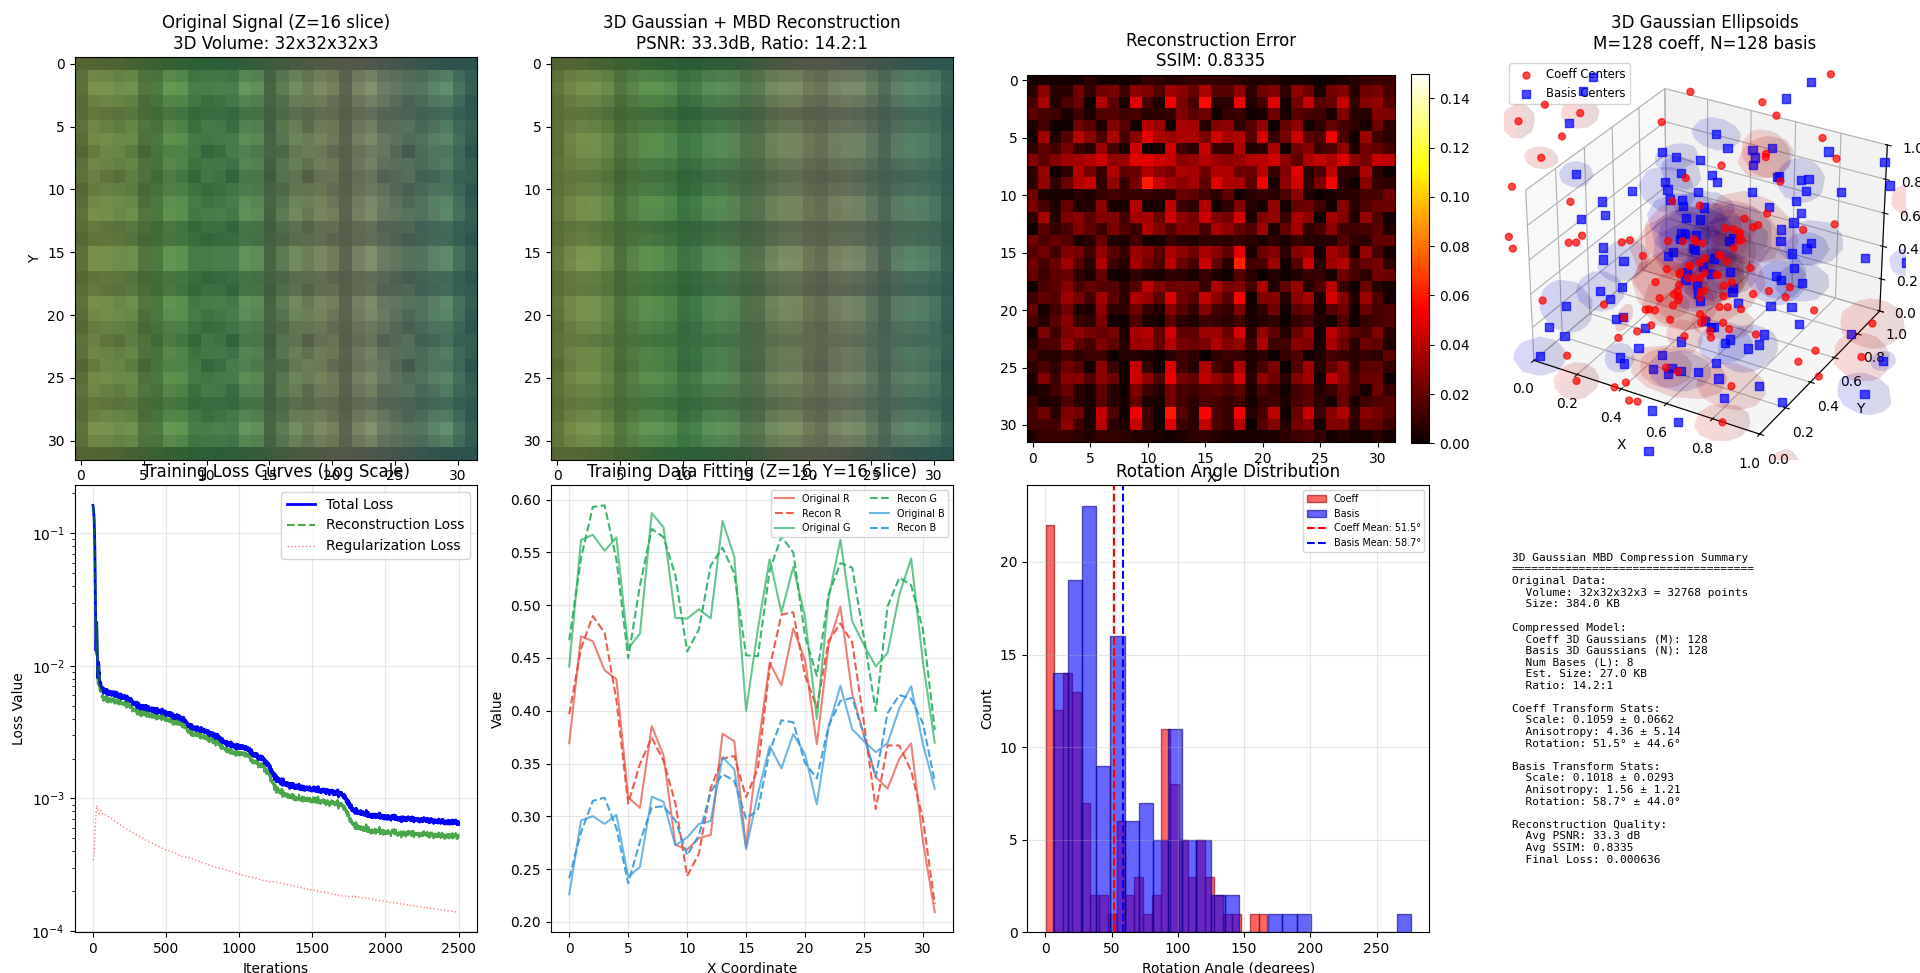

Here is the Python script that generated this plot:
import numpy as np
import torch
import torch.nn as nn
import torch.optim as optim
import matplotlib.pyplot as plt
from mpl_toolkits.mplot3d import Axes3D
from test_signal_3d import get_test_signal_by_name, get_all_test_signals

#运行指令：$env:Path = [Environment]::GetEnvironmentVariable("Path", "User") + ";" + [Environment]::GetEnvironmentVariable("Path", "Machine")
#python MBD.py 2>&1

# Set random seed for reproducibility
torch.manual_seed(42)
np.random.seed(42)

# ==================== 辅助函数：四元数与旋转矩阵 ====================
def quaternion_to_rotation_matrix(q):
    """
    将四元数转换为旋转矩阵 (3DGS标准实现)。
    q: [..., 4] 四元数 (w, x, y, z)
    返回: [..., 3, 3] 旋转矩阵
    """
    # 归一化四元数
    q = q / (torch.norm(q, dim=-1, keepdim=True) + 1e-8)
    w, x, y, z = q[..., 0], q[..., 1], q[..., 2], q[..., 3]

    # 构建旋转矩阵
    R = torch.stack([
        torch.stack([1 - 2*y*y - 2*z*z, 2*x*y - 2*w*z, 2*x*z + 2*w*y], dim=-1),
        torch.stack([2*x*y + 2*w*z, 1 - 2*x*x - 2*z*z, 2*y*z - 2*w*x], dim=-1),
        torch.stack([2*x*z - 2*w*y, 2*y*z + 2*w*x, 1 - 2*x*x - 2*y*y], dim=-1)
    ], dim=-2)
    return R

# ==================== Step 1: Construct 3D test data ====================
print("Step 1: Generating 3D test data...")

def create_test_signal_3d(grid_size=32, num_channels=3):
    """
    创建3D模拟光探针的测试信号。
    中等频率设计，目标PSNR 45-50dB。
    返回: 信号 [D, H, W, C]
    """
    x = torch.linspace(-1, 1, grid_size)
    y = torch.linspace(-1, 1, grid_size)
    z = torch.linspace(-1, 1, grid_size)
    X, Y, Z = torch.meshgrid(x, y, z, indexing='ij')
    R = torch.sqrt(X**2 + Y**2 + Z**2 + 1e-8)

    signal = torch.zeros(grid_size, grid_size, grid_size, num_channels)

    # === Red Channel: 环境光 + 软阴影 ===
    signal[..., 0] = 0.5 + 0.2 * torch.cos(np.pi * R * 0.8)
    signal[..., 0] += 0.1 * torch.sin(1.5 * np.pi * X) * torch.cos(1.2 * np.pi * Y)
    signal[..., 0] += 0.06 * torch.sin(2.0 * np.pi * Z) * torch.cos(1.8 * np.pi * X)

    # === Green Channel: 方向性光照 ===
    signal[..., 1] = 0.5 + 0.18 * X * torch.cos(1.0 * np.pi * Y)
    signal[..., 1] += 0.08 * torch.sin(1.8 * np.pi * X) * torch.cos(1.5 * np.pi * Z)

    # === Blue Channel: 天空渐变 ===
    signal[..., 2] = 0.5 + 0.15 * Z * torch.sin(1.0 * np.pi * (X + Y))
    signal[..., 2] += 0.06 * torch.sin(2.0 * np.pi * Z) * torch.cos(1.8 * np.pi * Y)

    # 将信号值限制在合理范围
    for c in range(num_channels):
        signal[..., c] = torch.clamp(signal[..., c], 0.1, 0.9)

    return signal

# Generate 3D test signal
grid_size = 32  # 3D网格使用较小的尺寸 (32^3 = 32768个点)
ground_truth = get_test_signal_by_name("forest_dappled", grid_size=32, num_channels=3)
D, H, W, C = ground_truth.shape
print(f"Generated 3D test signal size: {D}x{H}x{W}x{C}")

# Prepare training data: flatten 3D grid
x_coords = torch.linspace(0, 1, D)
y_coords = torch.linspace(0, 1, H)
z_coords = torch.linspace(0, 1, W)
X_grid, Y_grid, Z_grid = torch.meshgrid(x_coords, y_coords, z_coords, indexing='ij')
coords = torch.stack([X_grid.flatten(), Y_grid.flatten(), Z_grid.flatten()], dim=-1)  # [N, 3]
target_data = ground_truth.view(-1, C)  # [N, C]

# ==================== Step 2: Implement MBD model and solver ====================
print("\nStep 2: Building MBD model and solver...")

class MBDCompressor3D(nn.Module):
    """
    Moving Basis Decomposition (MBD) Compressor with 3D Trainable Gaussians
    Implements core formulas from the paper:
        c_l(x) = Σ_m φ_m(x) * c_{m,l}
        b_l(x) = Σ_n ψ_n(x) * B_{n,l}
        f̂(x) = Σ_l c_l(x) * b_l(x)

    基于3DGS论文实现完整的3D高斯表示，包含位置、尺度、旋转（四元数）。
    """
    def __init__(self, num_bases=6, coeff_res=12, basis_res=8, data_dim=3,
                 coeff_kernel_scale=0.15, basis_kernel_scale=0.2):
        super().__init__()
        self.L = num_bases
        self.data_dim = data_dim

        # ========== Coefficient 3D Gaussian Parameters ==========
        # 位置 mu: [M, 3] - 可训练3D位置
        self.coeff_mu = nn.Parameter(torch.rand(coeff_res, 3))
        # 对数尺度 log_s: [M, 3] - 可训练各向异性尺度
        init_coeff_log_scale = np.log(coeff_kernel_scale)
        self.coeff_log_s = nn.Parameter(
            torch.ones(coeff_res, 3) * init_coeff_log_scale + torch.randn(coeff_res, 3) * 0.1
        )
        # 四元数旋转 q: [M, 4] (w, x, y, z) - 可训练旋转
        self.coeff_q = nn.Parameter(torch.zeros(coeff_res, 4))
        with torch.no_grad():
            self.coeff_q[:, 0] = 1.0  # 初始化为单位四元数 [1, 0, 0, 0]

        # 强度/不透明度 alpha: [M] - 可训练强度参数（logit空间）
        # 让高斯的scale和强度共同决定贡献权重，更接近3DGS设计
        self.coeff_alpha = nn.Parameter(torch.zeros(coeff_res))  # sigmoid后约0.5

        # ========== Basis 3D Gaussian Parameters ==========
        # 位置 mu: [N, 3]
        self.basis_mu = nn.Parameter(torch.rand(basis_res, 3))
        # 对数尺度 log_s: [N, 3]
        init_basis_log_scale = np.log(basis_kernel_scale)
        self.basis_log_s = nn.Parameter(
            torch.ones(basis_res, 3) * init_basis_log_scale + torch.randn(basis_res, 3) * 0.1
        )
        # 四元数旋转 q: [N, 4]
        self.basis_q = nn.Parameter(torch.zeros(basis_res, 4))
        with torch.no_grad():
            self.basis_q[:, 0] = 1.0
        # 强度/不透明度 alpha: [N] - 可训练强度参数（logit空间）
        self.basis_alpha = nn.Parameter(torch.zeros(basis_res))

        # ========== MBD Coefficient/Basis Tensors ==========
        # C: [M, L] - scalar coefficients at coefficient control points
        # B: [N, L, D] - basis vectors at basis control points
        self.C = nn.Parameter(torch.randn(coeff_res, self.L) * 0.1)
        self.B = nn.Parameter(torch.randn(basis_res, self.L, self.data_dim) * 0.1)

        # ========== MBD Learnable Scale ==========
        # 每个基l的可学习scale因子，让MBD的scale也参与训练
        # f(x) = Σ_l scale_l * c_l(x) * b_l(x)
        # 在log空间初始化为0（exp后为1.0），确保初始行为不变
        self.mbd_log_scale = nn.Parameter(torch.zeros(self.L))  # [L]

        # Initialize statistics
        self.M = coeff_res
        self.N = basis_res
        print(f"MBD model initialized with 3D Trainable Gaussians:")
        print(f"  Coefficient 3D Gaussians: M={self.M} (position + scale + rotation)")
        print(f"  Basis 3D Gaussians: N={self.N} (position + scale + rotation)")
        print(f"  Num bases: L={self.L}, Data dim: D={self.data_dim}")
        print(f"  MBD Learnable Scale: [L={self.L}] per-basis scale factors")
        print(f"  Transform: Position(3D) + Scale(3D) + Rotation(Quaternion) + Alpha(intensity)")

    def gaussian_function_3d(self, p, mu, s, q):
        """
        计算位置p处的完整协方差3D高斯函数值。
        使用完整的协方差矩阵 Σ = R @ S @ S^T @ R^T

        p: [N, 3] 查询位置
        mu: [K, 3] 高斯中心
        s: [K, 3] 尺度
        q: [K, 4] 四元数旋转
        返回: [N, K] 高斯函数值
        """
        K = mu.shape[0]

        # 构建协方差矩阵的逆 (precision matrix)
        # Σ^{-1} = R @ S^{-2} @ R^T
        R = quaternion_to_rotation_matrix(q)  # [K, 3, 3]
        s_inv_sq = 1.0 / (s ** 2 + 1e-8)  # [K, 3]
        S_inv_sq = torch.diag_embed(s_inv_sq)  # [K, 3, 3]
        precision = R @ S_inv_sq @ R.transpose(-1, -2)  # [K, 3, 3] 精度矩阵

        # 计算马氏距离平方: (p - mu)^T @ Σ^{-1} @ (p - mu)
        diff = p.unsqueeze(1) - mu.unsqueeze(0)  # [N, K, 3]

        # 批量计算: diff @ precision @ diff^T
        diff_expanded = diff.unsqueeze(-1)  # [N, K, 3, 1]
        precision_expanded = precision.unsqueeze(0)  # [1, K, 3, 3]

        # (p-mu)^T @ Σ^{-1} @ (p-mu)
        mahalanobis_sq = (diff_expanded.transpose(-1, -2) @ precision_expanded @ diff_expanded).squeeze(-1).squeeze(-1)  # [N, K]

        return torch.exp(-0.5 * mahalanobis_sq)

    def compute_gaussian_weights_3d(self, query_pts, mu, log_s, q, alpha=None):
        """
        计算3D高斯权重（归一化），支持可学习强度参数。

        query_pts: [Q, 3] - 查询位置
        mu: [K, 3] - 高斯中心位置
        log_s: [K, 3] - 对数尺度
        q: [K, 4] - 四元数旋转
        alpha: [K] - 强度参数（logit空间），可选
        返回: [Q, K] - 归一化高斯权重
        """
        s = torch.exp(log_s)  # [K, 3]
        gaussian_vals = self.gaussian_function_3d(query_pts, mu, s, q)  # [Q, K]

        # 如果提供了alpha，则用强度加权（类似3DGS的opacity）
        if alpha is not None:
            intensity = torch.sigmoid(alpha)  # [K] -> (0, 1)
            gaussian_vals = gaussian_vals * intensity.unsqueeze(0)  # [Q, K]

        # 归一化权重
        weights = gaussian_vals / (gaussian_vals.sum(dim=1, keepdim=True) + 1e-8)
        return weights

    def forward(self, coords):
        """Forward pass: reconstruct signal from 3D coordinates"""
        # 1. Compute 3D Gaussian weights for C and B (with learnable alpha intensity)
        phi_weights = self.compute_gaussian_weights_3d(
            coords, self.coeff_mu, self.coeff_log_s, self.coeff_q, self.coeff_alpha
        )  # [Q, M]
        psi_weights = self.compute_gaussian_weights_3d(
            coords, self.basis_mu, self.basis_log_s, self.basis_q, self.basis_alpha
        )  # [Q, N]

        # 2. Compute moving coefficients c_l(x) = Σ_m φ_m(x) * C_{m,l}
        moving_coeff = torch.matmul(phi_weights, self.C)  # [Q, L]

        # 3. Compute moving bases b_l(x) = Σ_n ψ_n(x) * B_{n,l}
        B_flat = self.B.view(-1, self.L * self.data_dim)  # [N, L*D]
        basis_interp_flat = torch.matmul(psi_weights, B_flat)  # [Q, L*D]
        moving_basis = basis_interp_flat.view(-1, self.L, self.data_dim)  # [Q, L, D]

        # 4. Reconstruct signal with learnable scale: f̂(x) = Σ_l scale_l * c_l(x) * b_l(x)
        mbd_scale = torch.exp(self.mbd_log_scale)  # [L] - 可学习的scale因子
        scaled_coeff = moving_coeff * mbd_scale.unsqueeze(0)  # [Q, L] * [1, L] = [Q, L]
        reconstruction = torch.sum(scaled_coeff.unsqueeze(-1) * moving_basis, dim=1)  # [Q, D]

        return reconstruction, moving_coeff, moving_basis

    def get_compression_ratio(self, original_size):
        """Compute compression ratio"""
        # 3D高斯参数: mu(3) + log_s(3) + q(4) + alpha(1) = 11 per gaussian
        # coeff: M*(11 + L), basis: N*(11 + L*D)
        # MBD scale: L个scale因子
        coeff_params = self.M * (3 + 3 + 4 + 1 + self.L)
        basis_params = self.N * (3 + 3 + 4 + 1 + self.L * self.data_dim)
        mbd_scale_params = self.L  # MBD可学习scale
        compressed_size = (coeff_params + basis_params + mbd_scale_params) * 4
        ratio = original_size / compressed_size
        return ratio, compressed_size

    def get_gaussian_params(self):
        """获取高斯参数用于可视化"""
        with torch.no_grad():
            coeff_mu = self.coeff_mu.cpu().numpy()
            coeff_s = torch.exp(self.coeff_log_s).cpu().numpy()
            coeff_q = self.coeff_q.cpu().numpy()
            coeff_q = coeff_q / (np.linalg.norm(coeff_q, axis=1, keepdims=True) + 1e-8)
            coeff_alpha = torch.sigmoid(self.coeff_alpha).cpu().numpy()

            basis_mu = self.basis_mu.cpu().numpy()
            basis_s = torch.exp(self.basis_log_s).cpu().numpy()
            basis_q = self.basis_q.cpu().numpy()
            basis_q = basis_q / (np.linalg.norm(basis_q, axis=1, keepdims=True) + 1e-8)
            basis_alpha = torch.sigmoid(self.basis_alpha).cpu().numpy()
            mbd_scale = torch.exp(self.mbd_log_scale).cpu().numpy()
        return {
            'coeff_mu': coeff_mu, 'coeff_s': coeff_s, 'coeff_q': coeff_q, 'coeff_alpha': coeff_alpha,
            'basis_mu': basis_mu, 'basis_s': basis_s, 'basis_q': basis_q, 'basis_alpha': basis_alpha,
            'mbd_scale': mbd_scale
        }

class MBDSolver3D:
    """MBD 3D Solver with separate optimizers for Gaussian and MBD params"""
    def __init__(self, model, lambda_reg=0.01):
        self.model = model
        self.lambda_reg = lambda_reg

        # 为高斯参数和MBD参数使用不同的优化器
        gaussian_params = [
            self.model.coeff_mu, self.model.coeff_log_s, self.model.coeff_q, self.model.coeff_alpha,
            self.model.basis_mu, self.model.basis_log_s, self.model.basis_q, self.model.basis_alpha
        ]
        mbd_params = [self.model.C, self.model.B, self.model.mbd_log_scale]

        self.optimizer_gaussian = optim.Adam(gaussian_params, lr=0.005)
        self.optimizer_mbd = optim.Adam(mbd_params, lr=0.01)

        self.scheduler_gaussian = optim.lr_scheduler.ReduceLROnPlateau(
            self.optimizer_gaussian, patience=50, factor=0.5
        )
        self.scheduler_mbd = optim.lr_scheduler.ReduceLROnPlateau(
            self.optimizer_mbd, patience=50, factor=0.5
        )

    def compute_loss(self, pred, target):
        """Compute loss function"""
        # Reconstruction error (MSE)
        recon_loss = torch.mean((pred - target) ** 2)

        # Regularization: 防止尺度过大
        coeff_s = torch.exp(self.model.coeff_log_s)
        basis_s = torch.exp(self.model.basis_log_s)
        reg_loss = self.lambda_reg * (
            torch.sum(self.model.C ** 2) +
            torch.sum(coeff_s ** 2) + torch.sum(basis_s ** 2)
        )

        total_loss = recon_loss + reg_loss
        return total_loss, recon_loss, reg_loss

    def train_step(self, coords_batch, target_batch):
        """Single training step"""
        self.optimizer_gaussian.zero_grad()
        self.optimizer_mbd.zero_grad()

        # Forward pass
        pred, _, _ = self.model(coords_batch)

        # Compute loss
        total_loss, recon_loss, reg_loss = self.compute_loss(pred, target_batch)

        # Backward pass
        total_loss.backward()

        # Gradient clipping
        torch.nn.utils.clip_grad_norm_(self.model.parameters(), max_norm=1.0)

        # Optimization
        self.optimizer_gaussian.step()
        self.optimizer_mbd.step()

        return {
            'total_loss': total_loss.item(),
            'recon_loss': recon_loss.item(),
            'reg_loss': reg_loss.item()
        }

    def train(self, coords, target, epochs=1000, batch_size=2048):
        """Training loop"""
        print(f"Starting 3D training, {epochs} epochs, batch_size={batch_size}")

        losses = []
        num_samples = coords.shape[0]

        for epoch in range(epochs):
            # Random batch sampling
            indices = torch.randperm(num_samples)[:batch_size]
            coords_batch = coords[indices]
            target_batch = target[indices]

            # Training step
            loss_dict = self.train_step(coords_batch, target_batch)
            losses.append(loss_dict)

            # Learning rate scheduling
            if epoch % 100 == 0:
                self.scheduler_gaussian.step(loss_dict['total_loss'])
                self.scheduler_mbd.step(loss_dict['total_loss'])

            # Print progress
            if epoch % 200 == 0 or epoch == epochs - 1:
                print(f"Epoch {epoch:4d}/{epochs} | "
                      f"Total Loss: {loss_dict['total_loss']:.6f} | "
                      f"Recon: {loss_dict['recon_loss']:.6f} | "
                      f"Reg: {loss_dict['reg_loss']:.6f}")

        return losses

# ==================== 消融组: 纯MBD（去Fine Branch） ====================
# 验证问题: Fine Branch (Fine Gaussian + MLP + PE) 贡献了多少？
model = MBDCompressor3D(
    num_bases=8,      # 基的数量L（与HI-NE-GBD完整模型对齐）
    coeff_res=128,      # 系数3D高斯数量M（与HI-NE-GBD完整模型对齐）
    basis_res=128,      # 基3D高斯数量N（与HI-NE-GBD完整模型对齐）
    data_dim=C,       # 数据维度D (RGB)
    coeff_kernel_scale=0.15,   # 初始尺度（与HI-NE-GBD完整模型对齐）
    basis_kernel_scale=0.2     # 初始尺度（与HI-NE-GBD完整模型对齐）
)

solver = MBDSolver3D(model, lambda_reg=1e-5)  # 与其他对照组统一正则化强度

# 计算压缩比
original_size = D * H * W * C * 4  # float32
comp_ratio, comp_size = model.get_compression_ratio(original_size)
print(f"Original size: {original_size/1024:.1f} KB")
print(f"Compressed: {comp_size/1024:.1f} KB")
print(f"Compression ratio: {comp_ratio:.1f}:1")

# 训练模型
print("\nStarting 3D compression (training)...")
losses = solver.train(coords, target_data, epochs=2500, batch_size=4096)

# ==================== Step 3: Evaluation and visualization ====================
print("\nStep 3: Evaluating compression and reconstruction quality...")

# Reconstruct entire 3D volume using trained model
model.eval()
with torch.no_grad():
    reconstructed, _, _ = model(coords)
    reconstructed_vol = reconstructed.view(D, H, W, C).cpu().numpy()
    # Clip to valid range [0, 1] to avoid imshow warnings
    reconstructed_vol = np.clip(reconstructed_vol, 0, 1)

# Compute PSNR and SSIM used for evaluation the reconstruction quality
def compute_psnr(img1, img2):
    mse = np.mean((img1 - img2) ** 2)
    if mse == 0:
        return float('inf')
    max_pixel = 1.0
    psnr = 20 * np.log10(max_pixel / np.sqrt(mse))
    return psnr

def compute_ssim(img1, img2, window_size=11):
    """Compute SSIM for multi-channel images"""
    from scipy.signal import fftconvolve
    from numpy import asarray, prod

    img1 = img1.astype(np.float64)
    img2 = img2.astype(np.float64)

    # Process multi-channel images: compute SSIM for each channel separately, then average
    if img1.ndim == 3:
        ssim_channels = []
        for c in range(img1.shape[2]):
            ssim_c = compute_ssim(img1[:, :, c], img2[:, :, c], window_size)
            ssim_channels.append(ssim_c)
        return np.mean(ssim_channels)

    # Generate Gaussian window
    gaussian = np.outer(
        np.exp(-(np.arange(window_size) - window_size//2)**2 / 1.5),
        np.exp(-(np.arange(window_size) - window_size//2)**2 / 1.5)
    )
    gaussian /= gaussian.sum()

    # Compute local statistics
    def filter_window(x):
        return fftconvolve(x, gaussian, mode='valid')

    mu1 = filter_window(img1)
    mu2 = filter_window(img2)
    mu1_sq = mu1 * mu1
    mu2_sq = mu2 * mu2
    mu1_mu2 = mu1 * mu2

    sigma1_sq = filter_window(img1*img1) - mu1_sq
    sigma2_sq = filter_window(img2*img2) - mu2_sq
    sigma12 = filter_window(img1*img2) - mu1_mu2

    # SSIM formula
    C1 = (0.01 * 1.0) ** 2
    C2 = (0.03 * 1.0) ** 2

    ssim_map = ((2 * mu1_mu2 + C1) * (2 * sigma12 + C2)) / \
               ((mu1_sq + mu2_sq + C1) * (sigma1_sq + sigma2_sq + C2))

    return np.mean(ssim_map)

# 计算指标（对每个通道计算平均PSNR）
psnr_values = []
ssim_values = []
z_slice = D // 2  # 取Z中间切片进行评估
for c in range(C):
    gt_slice = ground_truth[z_slice, :, :, c].numpy()
    rec_slice = reconstructed_vol[z_slice, :, :, c]
    psnr_c = compute_psnr(gt_slice, rec_slice)
    ssim_c = compute_ssim(gt_slice, rec_slice)
    psnr_values.append(psnr_c)
    ssim_values.append(ssim_c)

psnr_value = np.mean(psnr_values)
ssim_value = np.mean(ssim_values)

print(f"Reconstruction quality metrics (Z={z_slice} slice):")
print(f"  Avg PSNR: {psnr_value:.2f} dB")
print(f"  Avg SSIM: {ssim_value:.4f}")
print(f"  Final loss: {losses[-1]['total_loss']:.6f}")

# ==================== Visualization results (3D) ====================
print("\nGenerating 3D visualization results...")

# 取中间切片进行可视化
gt_slice = ground_truth[z_slice, :, :, :].numpy()  # [H, W, C]
rec_slice = reconstructed_vol[z_slice, :, :, :]  # [H, W, C]

fig = plt.figure(figsize=(20, 14))

# 1. 原始信号图 (Z中间切片)
ax1 = plt.subplot(2, 4, 1)
im1 = ax1.imshow(gt_slice, vmin=0, vmax=1)
ax1.set_title(f'Original Signal (Z={z_slice} slice)\n3D Volume: {D}x{H}x{W}x{C}')
ax1.set_xlabel('X')
ax1.set_ylabel('Y')
ax1.grid(False)

# 2. MBD 3D Gaussian重建图
ax2 = plt.subplot(2, 4, 2)
im2 = ax2.imshow(rec_slice, vmin=0, vmax=1)
ax2.set_title(f'3D Gaussian + MBD Reconstruction\nPSNR: {psnr_value:.1f}dB, Ratio: {comp_ratio:.1f}:1')
ax2.set_xlabel('X')
ax2.grid(False)

# 3. 误差图
ax3 = plt.subplot(2, 4, 3)
error = np.abs(gt_slice - rec_slice)
error_img = ax3.imshow(error.mean(axis=-1), cmap='hot', vmin=0, vmax=0.15)
ax3.set_title(f'Reconstruction Error\nSSIM: {ssim_value:.4f}')
ax3.set_xlabel('X')
plt.colorbar(error_img, ax=ax3, fraction=0.046, pad=0.04)
ax3.grid(False)

# 4. 3D高斯分布位置（用椅球体表示）
ax4 = fig.add_subplot(2, 4, 4, projection='3d')

gaussian_params = model.get_gaussian_params()
coeff_mu = gaussian_params['coeff_mu']
coeff_s = gaussian_params['coeff_s']
coeff_q = gaussian_params['coeff_q']
basis_mu = gaussian_params['basis_mu']
basis_s = gaussian_params['basis_s']
basis_q = gaussian_params['basis_q']

# 绘制高斯中心点
ax4.scatter(coeff_mu[:, 0], coeff_mu[:, 1], coeff_mu[:, 2],
            c='red', s=25, alpha=0.7, label='Coeff Centers')
ax4.scatter(basis_mu[:, 0], basis_mu[:, 1], basis_mu[:, 2],
            c='blue', s=35, marker='s', alpha=0.7, label='Basis Centers')

# 绘制椅球体表示每个高斯的协方差形状
def draw_ellipsoid(ax, center, scale, quaternion, n_points=12, alpha=0.1, color='blue'):
    """在3D坐标系中绘制椅球体"""
    u = np.linspace(0, 2 * np.pi, n_points)
    v = np.linspace(0, np.pi, n_points // 2)
    x = np.outer(np.cos(u), np.sin(v))
    y = np.outer(np.sin(u), np.sin(v))
    z = np.outer(np.ones(np.size(u)), np.cos(v))

    # 应用尺度变换
    x = x * scale[0]
    y = y * scale[1]
    z = z * scale[2]

    # 应用旋转变换 (四元数转旋转矩阵)
    q_norm = quaternion / (np.linalg.norm(quaternion) + 1e-8)
    w, x_q, y_q, z_q = q_norm
    R = np.array([
        [1 - 2*y_q*y_q - 2*z_q*z_q, 2*x_q*y_q - 2*w*z_q, 2*x_q*z_q + 2*w*y_q],
        [2*x_q*y_q + 2*w*z_q, 1 - 2*x_q*x_q - 2*z_q*z_q, 2*y_q*z_q - 2*w*x_q],
        [2*x_q*z_q - 2*w*y_q, 2*y_q*z_q + 2*w*x_q, 1 - 2*x_q*x_q - 2*y_q*y_q]
    ])

    points = np.array([x.flatten(), y.flatten(), z.flatten()])
    rotated_points = R @ points
    x_rot = rotated_points[0, :].reshape(x.shape) + center[0]
    y_rot = rotated_points[1, :].reshape(y.shape) + center[1]
    z_rot = rotated_points[2, :].reshape(z.shape) + center[2]

    ax.plot_surface(x_rot, y_rot, z_rot, alpha=alpha, color=color, linewidth=0)

# 选择部分高斯绘制椅球（避免过多重叠）
num_show = min(32, model.M)
indices_coeff = np.linspace(0, model.M - 1, num_show, dtype=int)
for idx in indices_coeff:
    draw_ellipsoid(ax4, coeff_mu[idx], coeff_s[idx], coeff_q[idx], color='red', alpha=0.08)

indices_basis = np.linspace(0, model.N - 1, num_show, dtype=int)
for idx in indices_basis:
    draw_ellipsoid(ax4, basis_mu[idx], basis_s[idx], basis_q[idx], color='blue', alpha=0.08)

ax4.set_xlim(0, 1)
ax4.set_ylim(0, 1)
ax4.set_zlim(0, 1)
ax4.set_title(f'3D Gaussian Ellipsoids\nM={model.M} coeff, N={model.N} basis')
ax4.set_xlabel('X')
ax4.set_ylabel('Y')
ax4.set_zlabel('Z')
ax4.legend(fontsize='small', loc='upper left')

# 5. 训练损失曲线
ax5 = plt.subplot(2, 4, 5)
total_losses = [l['total_loss'] for l in losses]
recon_losses = [l['recon_loss'] for l in losses]
reg_losses = [l['reg_loss'] for l in losses]

ax5.semilogy(total_losses, 'b-', linewidth=2, label='Total Loss')
ax5.semilogy(recon_losses, 'g--', linewidth=1.5, alpha=0.7, label='Reconstruction Loss')
ax5.semilogy(reg_losses, 'r:', linewidth=1, alpha=0.5, label='Regularization Loss')
ax5.set_title('Training Loss Curves (Log Scale)')
ax5.set_xlabel('Iterations')
ax5.set_ylabel('Loss Value')
ax5.legend()
ax5.grid(True, alpha=0.3)

# 6. 训练数据拟合度对比曲线 (Z中间切片的一条线)
ax6 = plt.subplot(2, 4, 6)
y_line = H // 2
channel_colors = ['#E74C3C', '#27AE60', '#3498DB']
channel_names = ['R', 'G', 'B']

for c in range(C):
    ax6.plot(gt_slice[y_line, :, c],
            color=channel_colors[c], linestyle='-', alpha=0.7, linewidth=1.5,
            label=f'Original {channel_names[c]}')
    ax6.plot(rec_slice[y_line, :, c],
            color=channel_colors[c], linestyle='--', alpha=0.9, linewidth=1.5,
            label=f'Recon {channel_names[c]}')

ax6.set_title(f'Training Data Fitting (Z={z_slice}, Y={y_line} slice)')
ax6.set_xlabel('X Coordinate')
ax6.set_ylabel('Value')
ax6.legend(loc='upper right', fontsize='x-small', ncol=2)
ax6.grid(True, alpha=0.3)

# 7. 旋转角度分布 (四元数转换为角度)
ax7 = plt.subplot(2, 4, 7)

coeff_q_norm = coeff_q / (np.linalg.norm(coeff_q, axis=1, keepdims=True) + 1e-8)
basis_q_norm = basis_q / (np.linalg.norm(basis_q, axis=1, keepdims=True) + 1e-8)
coeff_angles = 2 * np.arccos(np.clip(coeff_q_norm[:, 0], -1, 1)) * 180 / np.pi
basis_angles = 2 * np.arccos(np.clip(basis_q_norm[:, 0], -1, 1)) * 180 / np.pi

ax7.hist(coeff_angles, bins=25, alpha=0.6, color='red', edgecolor='darkred', label='Coeff')
ax7.hist(basis_angles, bins=25, alpha=0.6, color='blue', edgecolor='darkblue', label='Basis')
ax7.axvline(x=coeff_angles.mean(), color='red', linestyle='--', linewidth=1.5,
            label=f'Coeff Mean: {coeff_angles.mean():.1f}°')
ax7.axvline(x=basis_angles.mean(), color='blue', linestyle='--', linewidth=1.5,
            label=f'Basis Mean: {basis_angles.mean():.1f}°')
ax7.set_title('Rotation Angle Distribution')
ax7.set_xlabel('Rotation Angle (degrees)')
ax7.set_ylabel('Count')
ax7.legend(fontsize='x-small')
ax7.grid(True, alpha=0.3)

# 8. 综合信息：Transform统计
ax8 = plt.subplot(2, 4, 8)
ax8.axis('off')
num_probes = D * H * W

# Scale各向异性分析
coeff_scale_ratios = coeff_s.max(axis=1) / (coeff_s.min(axis=1) + 1e-8)
basis_scale_ratios = basis_s.max(axis=1) / (basis_s.min(axis=1) + 1e-8)

info_text = f"""
3D Gaussian MBD Compression Summary
====================================
Original Data:
  Volume: {D}x{H}x{W}x{C} = {num_probes} points
  Size: {original_size/1024:.1f} KB

Compressed Model:
  Coeff 3D Gaussians (M): {model.M}
  Basis 3D Gaussians (N): {model.N}
  Num Bases (L): {model.L}
  Est. Size: {comp_size/1024:.1f} KB
  Ratio: {comp_ratio:.1f}:1

Coeff Transform Stats:
  Scale: {coeff_s.mean():.4f} ± {coeff_s.std():.4f}
  Anisotropy: {coeff_scale_ratios.mean():.2f} ± {coeff_scale_ratios.std():.2f}
  Rotation: {coeff_angles.mean():.1f}° ± {coeff_angles.std():.1f}°

Basis Transform Stats:
  Scale: {basis_s.mean():.4f} ± {basis_s.std():.4f}
  Anisotropy: {basis_scale_ratios.mean():.2f} ± {basis_scale_ratios.std():.2f}
  Rotation: {basis_angles.mean():.1f}° ± {basis_angles.std():.1f}°

Reconstruction Quality:
  Avg PSNR: {psnr_value:.1f} dB
  Avg SSIM: {ssim_value:.4f}
  Final Loss: {losses[-1]['total_loss']:.6f}
"""
ax8.text(0.02, 0.5, info_text, fontsize=8,
        family='monospace', verticalalignment='center')

plt.suptitle('MBD + 3D Gaussians - Ablation: No Fine Branch', fontsize=16, y=1.02)
plt.tight_layout()
plt.show()

print("\nDemo completed!")
print("="*70)
print("消融组: 纯MBD（去Fine Branch）演示完成！")
print("="*70)
print(f"实验配置:")
print(f"  - 模型类型: MBD + 3D Trainable Gaussians (去Fine Branch)")
print(f"  - 系数3D高斯: M={model.M}")
print(f"  - 基3D高斯: N={model.N}")
print(f"  - 基数量: L={model.L}")
print(f"  - 数据通道: {C} (RGB)")
print(f"  - 训练轮数: 2500 epochs")
print(f"关键结论:")
print(f"  1. 3D高斯参数: 位置(3D) + 尺度(3D) + 旋转(四元数)")
print(f"  2. 协方差: Σ = R @ S @ S^T @ R^T (完整旋转支持)")
print(f"  3. 压缩比: {comp_ratio:.1f}:1")
print(f"  4. 重建质量: PSNR={psnr_value:.1f}dB, SSIM={ssim_value:.4f}")
print(f"  5. Coeff旋转: {coeff_angles.mean():.1f}° ± {coeff_angles.std():.1f}°")
print(f"  6. Basis旋转: {basis_angles.mean():.1f}° ± {basis_angles.std():.1f}°")
print("="*70)
